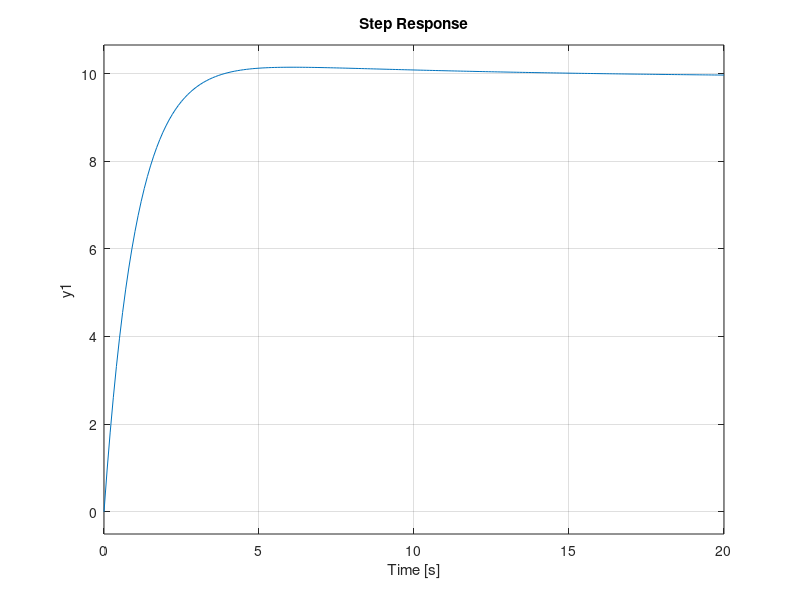

Write MATLAB code to recreate this figure.
m = 1000;
b = 50;
u = 500;

Kp = 1;
s = tf('s');
P_cruise = 1/(m*s+b);
C = Kp;
step(u*C*P_cruise)

%%
%To plot the Bode Plot, use the following command:
bode(C*P_cruise);

%%
%To add the feedback loop, enter the following command:
r = 10;
sys_cl = feedback(C*P_cruise,1);
step(r*sys_cl);

%%
%Now, choose Kp and check Bode
Kp = 2500;
C = Kp;
bode(C*P_cruise);

%%
%Now check the response
sys_cl = feedback(C*P_cruise,1);
step(r*sys_cl);

%%
%To add the lag compensator and check Bode
Kp = 1000;
zo = 0.1;
po = 0.02;
C_lag = (s+zo)/(s+po);
bode(Kp*C_lag*P_cruise);

%%
%To check the response after adding the lag compensator
sys_cl = feedback(Kp*C_lag*P_cruise,1);
t = 0:0.1:20;
step(r*sys_cl,t);